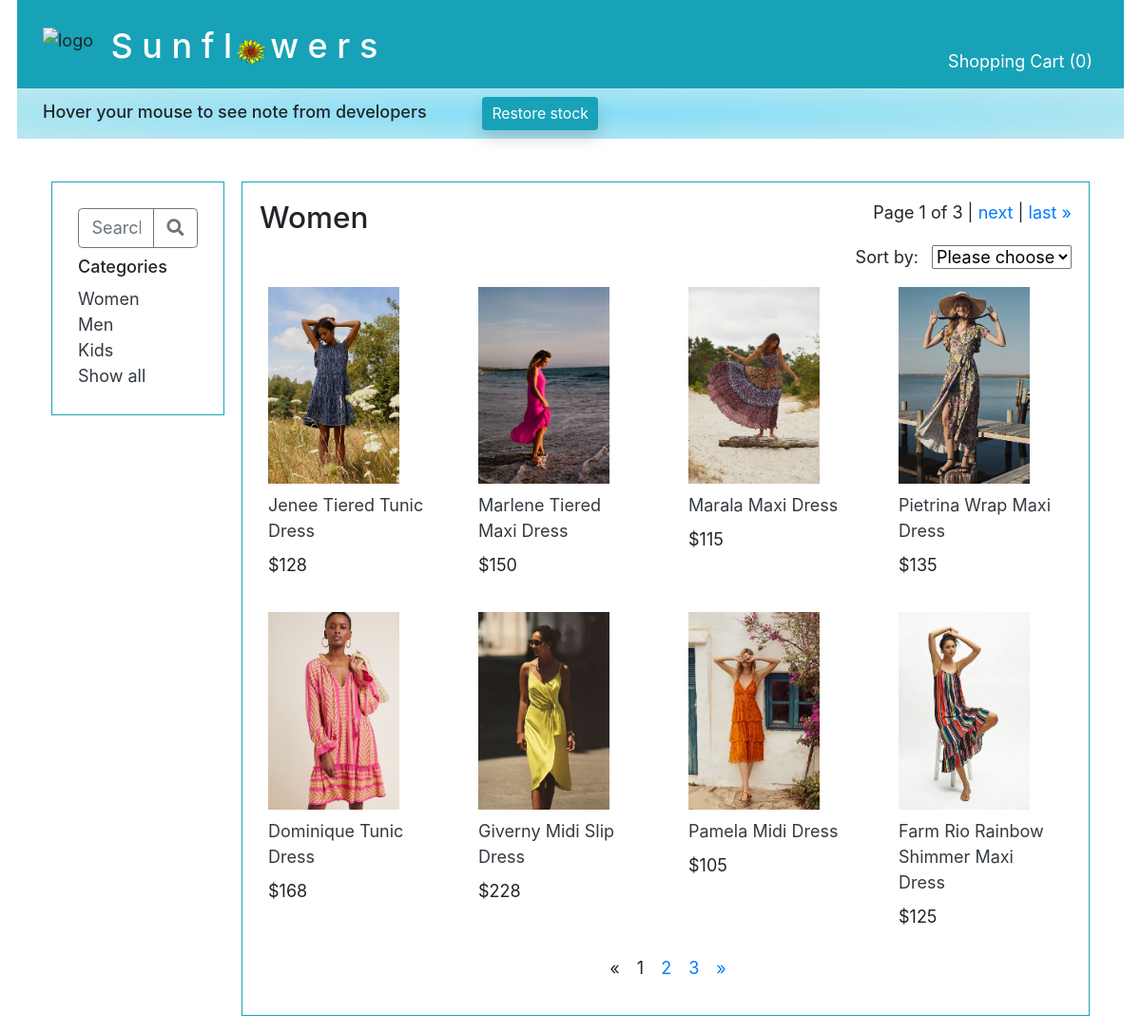
The app's page /product/category/1, older data.
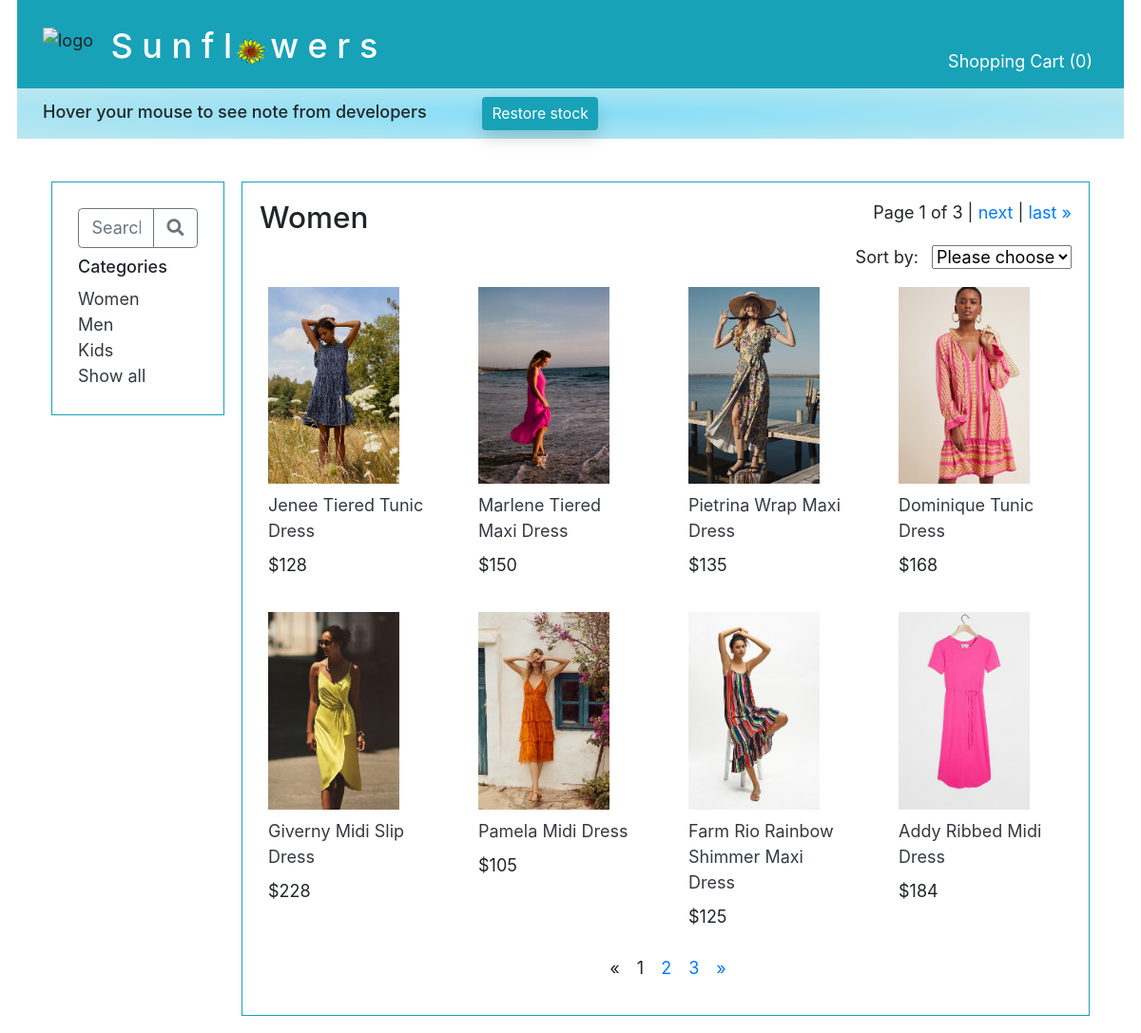
The same page, newer data.
### main/models.py (models this page shows, shortened)
class Category(models.Model):
    name = models.CharField(max_length=255)
    cat_photo = models.ImageField(upload_to='categories', blank=True)

class Photo(models.Model):
    img = models.ImageField(upload_to='products', blank=True)
    type_of_photo = models.ForeignKey(
        PhotoType,
        related_name='photos_included',
        on_delete=models.CASCADE
    )
    for_product = models.ForeignKey(
        Product,
        related_name='photos',
        on_delete=models.CASCADE
    )

class Product(models.Model):
    name = models.CharField(max_length=255, default="")
    desc= models.TextField(default="")
    quantity_purchased = models.IntegerField(default=0)
    quantity_sold = models.IntegerField(default=0)
    quantity_available = models.IntegerField(default=0)
    temp_quan_avail = models.IntegerField(default=0)
    unit_price=models.DecimalField(max_digits=5, decimal_places=0)
    category = models.ForeignKey(
        Category,
        related_name='products_included',
        on_delete=models.CASCADE
    )
    objects = ClassManager()

### main/views.py (the view)
# urls.py: path('product/category/<int:cat_id>', views.display_category),
def display_category(request, cat_id):
    product_list = Product.objects.filter(category_id=cat_id).exclude(temp_quan_avail=0)
    if "sorted_by" not in request.session:
        request.session["sorted_by"] = "no_sort"
    if request.session["sorted_by"] == "price":
        products_by_price = product_list.order_by("unit_price")
        product_list = products_by_price
    elif request.session["sorted_by"] == "popularity":
        products_by_popularity = product_list.order_by("-quantity_available")
        product_list = products_by_popularity
    else:
        product_list = Product.objects.filter(category_id=cat_id).exclude(temp_quan_avail=0)
    page = request.GET.get('page', 1)
    paginator = Paginator(product_list, 8)
    try:
        all_products = paginator.page(page)
    except PageNotAnInteger:
        all_products = paginator.page(1)
    except EmptyPage:
        all_products = paginator.page(paginator.num_pages)
    page_number = request.GET.get('page')
    page_obj = paginator.get_page(page_number)
    if "cart_dict" not in request.session:
        quantity_in_cart = 0
    else:
        quantity_in_cart = 0
        for key in request.session["cart_dict"]:
            quantity_in_cart += request.session["cart_dict"][key]
    products_in_this_category = Product.objects.filter(category_id=cat_id)
    for each_product in products_in_this_category:
        photos = Photo.objects.filter(for_product = each_product)
        for photo in photos:
            if photo.type_of_photo_id == 1:
                photo.type_of_photo_id = 2
                photo.save()
        first_photo = photos.first()
        first_photo.type_of_photo_id = 1
        first_photo.save()
    context = {
        "all_categories": Category.objects.all(),
        "this_category": Category.objects.get(id=cat_id),
        "all_products": all_products,
        "all_photos": Photo.objects.all(),
        "paginator": paginator,
        'page_obj': page_obj,
        "quantity_in_cart": quantity_in_cart,
    }
    return render(request, '_2_shop_category.html', context)

### main/templates/_2_shop_category.html (shortened to what this page needs)
<!DOCTYPE html>
<html lang="en">
<head>
    {% include "_0_head_tags.html" %}
</head>
<body>
    <div id="container">
        {% include "_0_top_nav_bar.html" %}
        {% include "_0_left_nav_bar.html" %}
        <div class="col border border-info p-3">
            <div class="row">
                <div class="col-6 h3">{{ this_category.name }}</div>
                <div class="col text-right mb-1">
                    <span class="step-links">
                        <span class="current">
                            Page {{ page_obj.number }} of {{ page_obj.paginator.num_pages }} |
                        </span>
                        {% if page_obj.has_next %}
                        <a href="?page={{ page_obj.next_page_number }}">next</a> |
                        <a href="?page={{ page_obj.paginator.num_pages }}">last &raquo;</a>
                        {% endif %}
                    </span>
                </div>
            </div>
            <form style="" id="sort_form" class="text-right" action="/product/category/{{ this_category.id }}/process_sort" method="POST">
                <div style="display:inline" class="mb-2 text-right mr-2">Sort by:</div>
                <div style="display:inline" class="">
                    <select name="sorted_by" id="sorted_by" onchange="this.form.submit()">
                        <option value="" disabled
                        {% if request.session.sorted_by == "no_sort" %}
                        selected
                        {% endif %}
                        >Please choose</option>
                    </select>
                </div>
            </form>
            <div style="" class="row mt-2">
                {% for product in all_products %}
                {% if product.category_id == this_category.id and product.temp_quan_avail > 0 %}
                <div class="col-3">
                    {% for photo in all_photos %}
                    {% if photo.type_of_photo_id == 1 and photo.for_product_id == product.id %}
                    <div class="row m-2"><a href="/product/category/{{ this_category.id }}/item/{{ product.id }}"><img class="" style="width:80%; height: auto !important;"  src="{{ photo.img.url }}"></a></div>
                    {% endif %}
                    {% endfor %}
                    <a class="row text-dark m-2" href="/product/category/{{ this_category.id }}/item/{{ product.id }}">{{ product.name }}</a>
                    <div class="row mb-4">
                        <div class="col ml-2">${{ product.unit_price }}</div>
                    </div>
                </div>
                {% endif %}
                {% endfor %}
            </div>
            <div class="row">
                <div class="col-4 offset-5 text-center">
                    {% if all_products.has_other_pages %}
                    <ul class="pagination">
                        {% if all_products.has_previous %}
                        <li><a href="?page={{ all_products.previous_page_number }}">&laquo;</a></li>
                        {% else %}
                        <li class="disabled"><span>&laquo;</span></li>
                        {% endif %}
                        {% for i in all_products.paginator.page_range %}
                        {% if all_products.number == i %}
                        <li class="active ml-3"><span>{{ i }} <span class="sr-only">(current)</span> </span></li>
                        {% else %}
                        <li><a class="ml-3" href="?page={{ i }}">{{ i }}</a></li>
                        {% endif %}
                        {% endfor %}
                        {% if all_products.has_next %}
                        <li><a class="ml-3" href="?page={{ all_products.next_page_number }}">&raquo;</a></li>
                        {% else %}
                        <li class="disabled"><span>&raquo;</span></li>
                        {% endif %}
                    </ul>
                    {% endif %}
                </div>
            </div>
        </div>
    </div>
</body>
</html>

### main/templates/_0_left_nav_bar.html
<!DOCTYPE html>
<html lang="en">
<link rel="stylesheet" href="main/static/projectStyle.css">
<head>
    {% load static %}
    <link rel="stylesheet" href="{% static 'projectStyle.css' %}">
</head>
<body>
    <div class="row mx-3">
        <div id="side" class="col-sm-auto mr-3 border-info p-3">
    <div id="left_nav_bar" class="row mx-3">
        <div class=" col-2 mr-3 border border-info p-4"
        style="height: 50%;"
        >
        <div class="row mb-2">
            <div class="col ">
                <form style="display:inline" class="m-0" action="{% url 'search' %}" method="GET">
                <div class="input-group">
                        <input name="search" class="form-control border-secondary py-2" type="text" placeholder="Search">
                    <div class="input-group-append">
                        <button class="btn btn-outline-secondary" type="submit">
                            <i class="fa fa-search"></i>
                        </button>
                    </div>
                </form>
                </div>
            </div>
        </div>
        <div class="row h6 ml-0 ">Categories</div>
        {% for category in all_categories %}
        <a class="text-dark" href="/product/category/{{ category.id }}/no_sort">{{ category.name }}</a><br>
        {% endfor %}
        <a class="text-dark" href="/">Show all</a>
    </div>
</body>
</html>

Row changes from the older to the newer data that the page shows:
no longer on this page (row edited): Product: name "Marala Maxi Dress", unit_price "115"
no longer on this page (row unchanged): Photo: img (picture), shown under "Marala Maxi Dress"
now on this page (row unchanged): Product: name "Addy Ribbed Midi Dress", unit_price "184"
now on this page (row unchanged): Photo: img (picture), shown under "Addy Ribbed Midi Dress"
